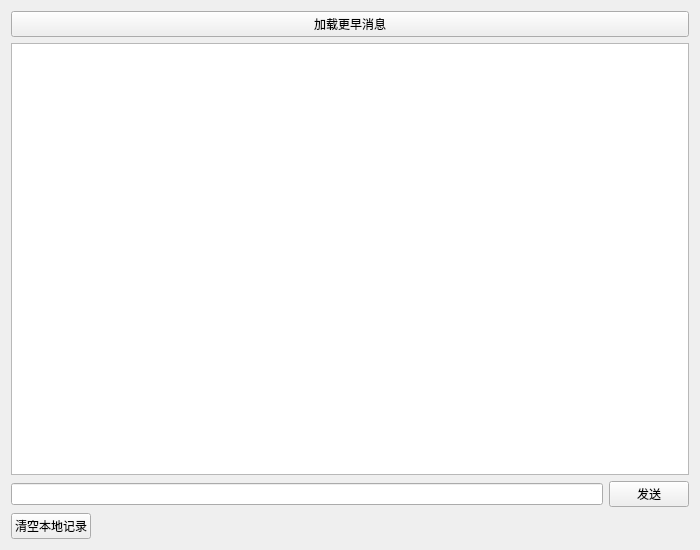
<?xml version="1.0" encoding="UTF-8"?>
<ui version="4.0">
 <class>Chat</class>
 <widget class="QWidget" name="Chat">
  <property name="geometry">
   <rect>
    <x>0</x>
    <y>0</y>
    <width>700</width>
    <height>550</height>
   </rect>
  </property>
  <property name="windowTitle">
   <string>聊天</string>
  </property>
  <property name="windowIcon">
   <iconset resource="config.qrc">
    <normaloff>:/chat.png</normaloff>:/chat.png</iconset>
  </property>
  <layout class="QGridLayout" name="gridLayout">
   <item row="0" column="0">
    <layout class="QVBoxLayout" name="verticalLayout">
     <item>
      <widget class="QPushButton" name="loadEarlier_PB">
       <property name="text">
        <string>加载更早消息</string>
       </property>
      </widget>
     </item>
     <item>
      <widget class="QTextEdit" name="show_TE"/>
     </item>
     <item>
      <layout class="QHBoxLayout" name="horizontalLayout">
       <item>
        <widget class="QLineEdit" name="output_LE"/>
       </item>
       <item>
        <widget class="QPushButton" name="output_PB">
         <property name="text">
          <string>发送</string>
         </property>
        </widget>
       </item>

      </layout>
     </item>
     <item>
      <layout class="QHBoxLayout" name="toolLayout">
       <item>
        <widget class="QPushButton" name="clear_PB">
         <property name="text">
          <string>清空本地记录</string>
         </property>
         <property name="toolTip">
          <string>只删除本机保存的聊天记录，不影响服务端与其它设备</string>
         </property>
        </widget>
       </item>
       <item>
        <spacer name="toolSpacer">
         <property name="orientation">
          <enum>Qt::Horizontal</enum>
         </property>
         <property name="sizeHint" stdset="0">
          <size>
           <width>40</width>
           <height>20</height>
          </size>
         </property>
        </spacer>
       </item>
      </layout>
     </item>
    </layout>
   </item>
  </layout>
 </widget>
 <resources>
  <include location="config.qrc"/>
 </resources>
 <connections/>
</ui>
